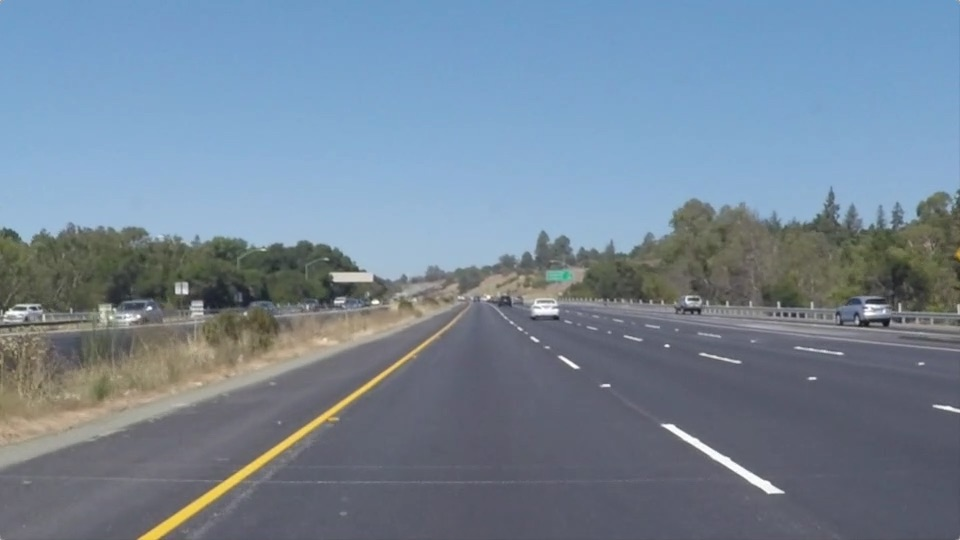
#> input picture solidYellowLeft.jpg, 960 x 540 px, found by its file name
$ jupyter execute solidYellowLeft.ipynb
#> lines starting #> are read from the running program, lines starting #| are printed output that depends on the picture; after the words box and inside, x2 and y2 are one past the last pixel; in counts of white or black regions, pixels touching at a corner belong together
[cell 1]
# Do relevant imports

import matplotlib.pyplot as plt
import matplotlib.image as mpimg
import numpy as np
import cv2

[cell 2]
# Read in and grayscale the image

image = mpimg.imread('C:/Users/Lenovo/Desktop/Nanodegree/solidYellowLeft.jpg')
#> image is the input picture: shape (540, 960, 3); mean R, G, B 116.5, 133.6, 150.8
gray = cv2.cvtColor(image,cv2.COLOR_RGB2GRAY)
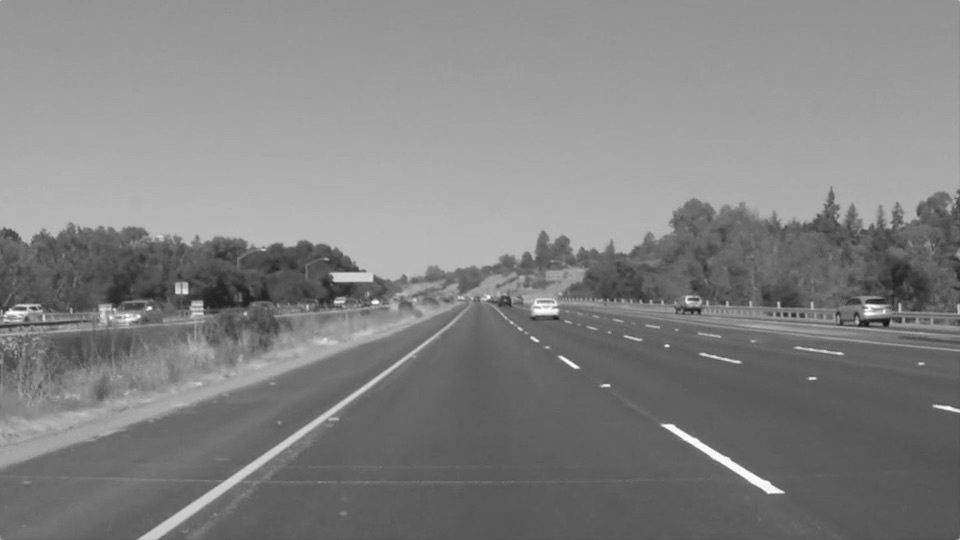
#> gray: shape (540, 960); min 19, max 255, mean 130.4

[cell 3]
# Define a kernel size and apply Gaussian smoothing

kernel_size = 3
blur_gray = cv2.GaussianBlur(gray,(kernel_size, kernel_size),0)

[cell 4]
# Define our parameters for Canny and apply

low_threshold = 50
high_threshold = 150
edges = cv2.Canny(blur_gray, low_threshold, high_threshold)
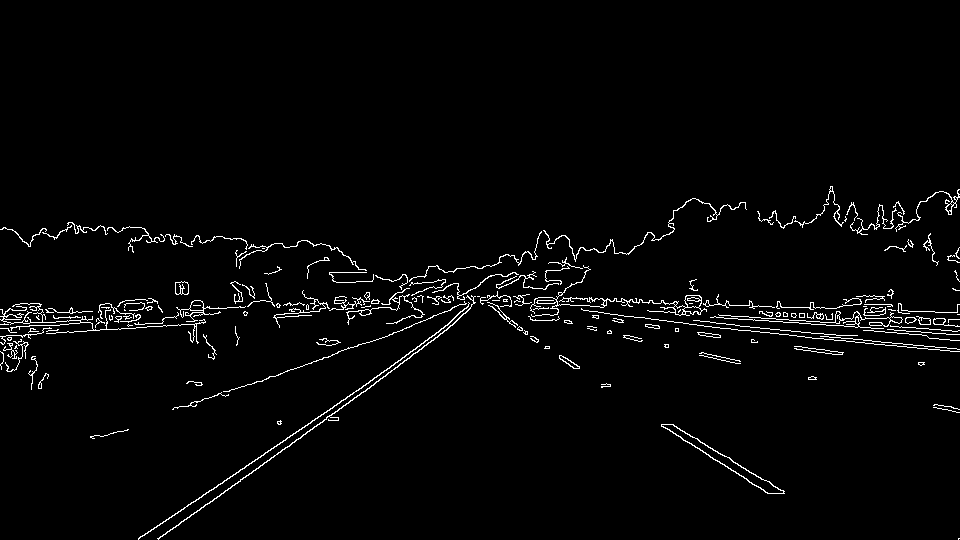
#> edges: shape (540, 960); 2.4% white in thin lines or dots, all inside (x1, y1, x2, y2) = (0, 186, 960, 540)

[cell 5]
# Next we'll create a masked edges image using cv2.fillPoly()

mask = np.zeros_like(edges)
ignore_mask_color = 255

[cell 6]
# This time we are defining a four sided polygon to mask

imshape = image.shape
#> imshape = (540, 960, 3)
vertices = np.array([[(0,imshape[0]),(450, 320), (500, 300), (imshape[1],imshape[0])]], dtype=np.int32)
cv2.fillPoly(mask, vertices, ignore_mask_color)
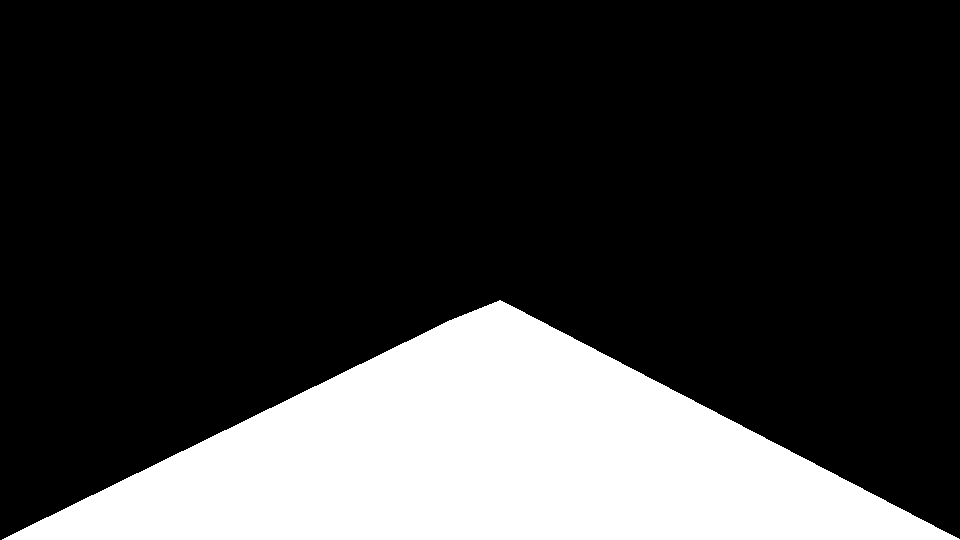
#> mask: shape (540, 960); 22.4% white; 1 white region, box (x1, y1, x2, y2) and area: (2, 300, 960, 540) 116314
masked_edges = cv2.bitwise_and(edges, mask)
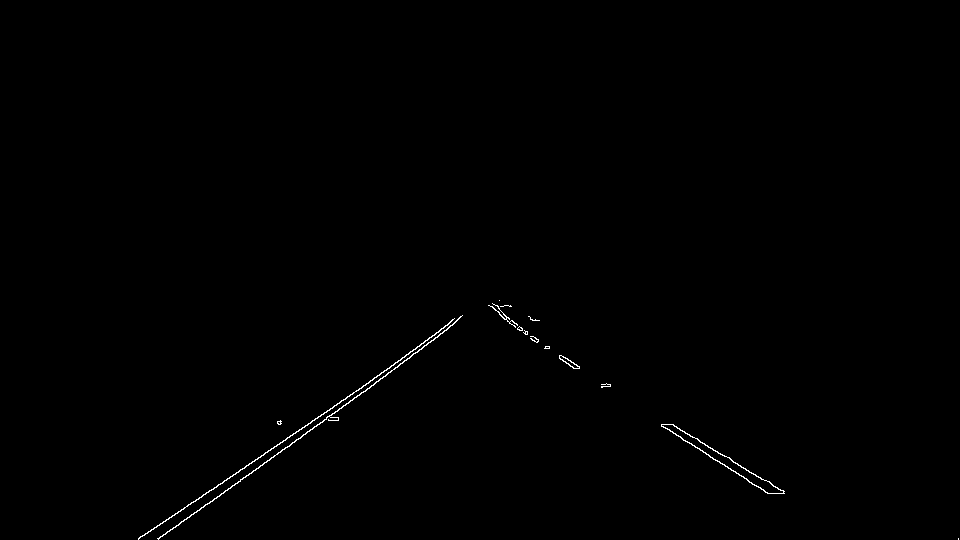
#> masked_edges: shape (540, 960); 0.34% white in thin lines or dots, all inside (x1, y1, x2, y2) = (138, 300, 959, 540)

[cell 7]
# Define the Hough transform parameters
# Make a blank the same size as our image to draw on
rho = 1
threshold = 50
theta = np.pi/180
min_line_length = 30
max_line_gap = 70
line_image = np.copy(image)*0 #creating a blank to draw lines on
#> line_image: shape (540, 960, 3); every value is 0

[cell 8]
# Run Hough on edge detected image
lines = cv2.HoughLinesP(masked_edges, rho, theta, threshold, np.array([]),
                            min_line_length, max_line_gap)
#> lines = [[138, 539, 437, 337], [138, 538, 447, 329], [196, 512, 422, 348], [544, 348, 767, 493], [502, 317, 783, 493], [530, 338, 769, 493], [158, 539, 452, 325], [697, 438, 783, 492], [491, 306, 685, 441], [334, 405, 446, 329]]

[cell 9]
# Iterate over the output "lines" and draw lines on the blank
for line in lines:
    for x1,y1,x2,y2 in line:
        cv2.line(line_image,(x1,y1),(x2,y2),(255,0,0),10)
#> this loop made 10 passes
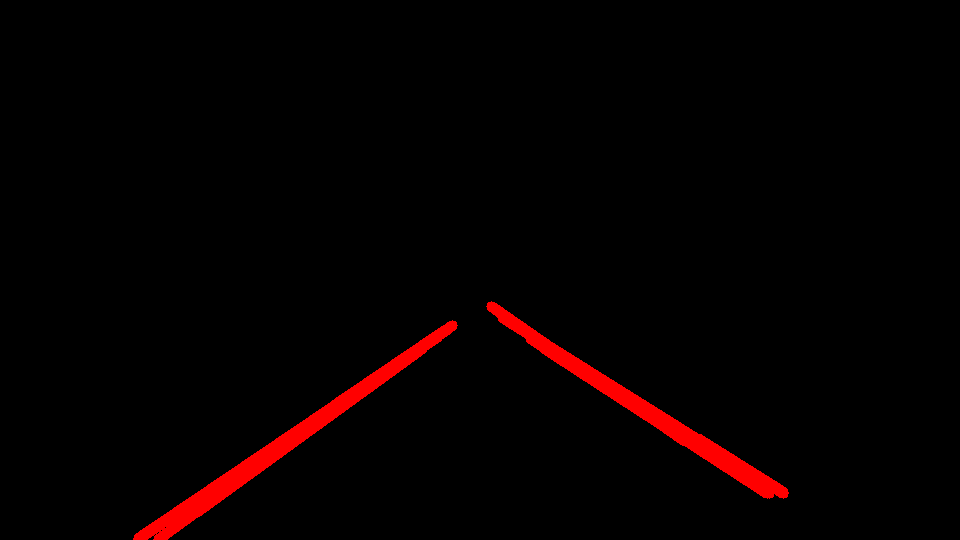
#> line_image: shape (540, 960, 3); mean R, G, B 6.1, 0, 0

[cell 10]
# Create a "color" binary image to combine with line image
color_edges = np.dstack((edges, edges, edges))

[cell 11]
# Draw the lines on the edge image
combo = cv2.addWeighted(color_edges, 0.8, line_image, 1, 0)
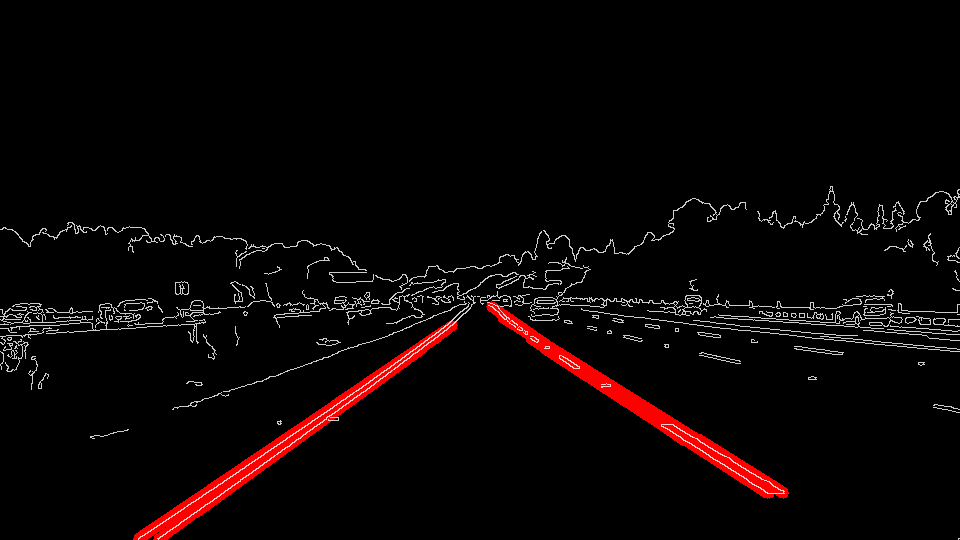
#> combo: shape (540, 960, 3); mean of channels 0, 1, 2 10.3, 4.8, 4.8; drawn as R, G, B
plt.imshow(combo)

$ run again, with solidWhiteCurve.jpg copied over solidYellowLeft.jpg
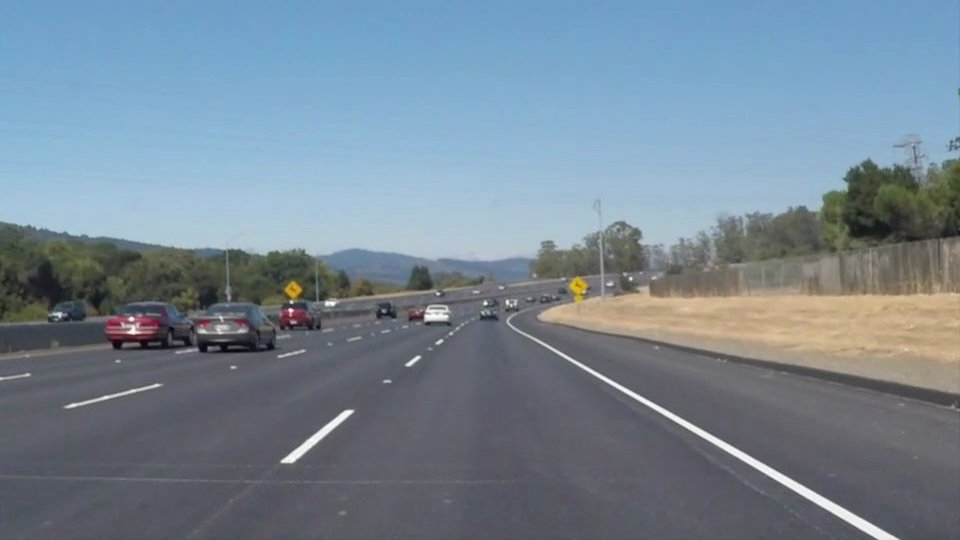
#> input picture solidWhiteCurve.jpg, 960 x 540 px, found by its file name
#> image is the input picture: shape (540, 960, 3); mean R, G, B 118.5, 134.5, 148.1
#> edges: shape (540, 960); 2.1% white in thin lines or dots, all inside (x1, y1, x2, y2) = (0, 88, 960, 540)
#> mask: shape (540, 960); 22.4% white; 1 white region, box (x1, y1, x2, y2) and area: (2, 300, 960, 540) 116314
#> masked_edges: shape (540, 960); 0.34% white in thin lines or dots, all inside (x1, y1, x2, y2) = (280, 301, 899, 540)
#> lines = [[483, 311, 877, 538], [484, 309, 898, 539], [651, 401, 895, 536], [292, 462, 439, 339], [293, 450, 498, 301], [490, 314, 793, 489], [281, 459, 465, 320]]
#> the loop `for line in lines:` made 7 passes
#> after the loop `for line in lines:`:
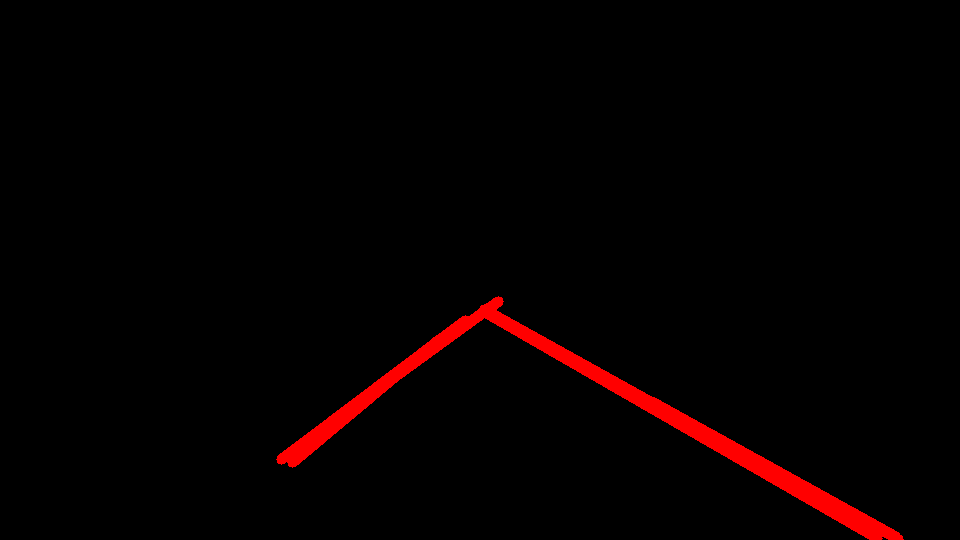
#> line_image: shape (540, 960, 3); mean R, G, B 5.8, 0, 0
#> `combo = cv2.addWeighted(color_edges, 0.8, line_image, 1, 0)`:
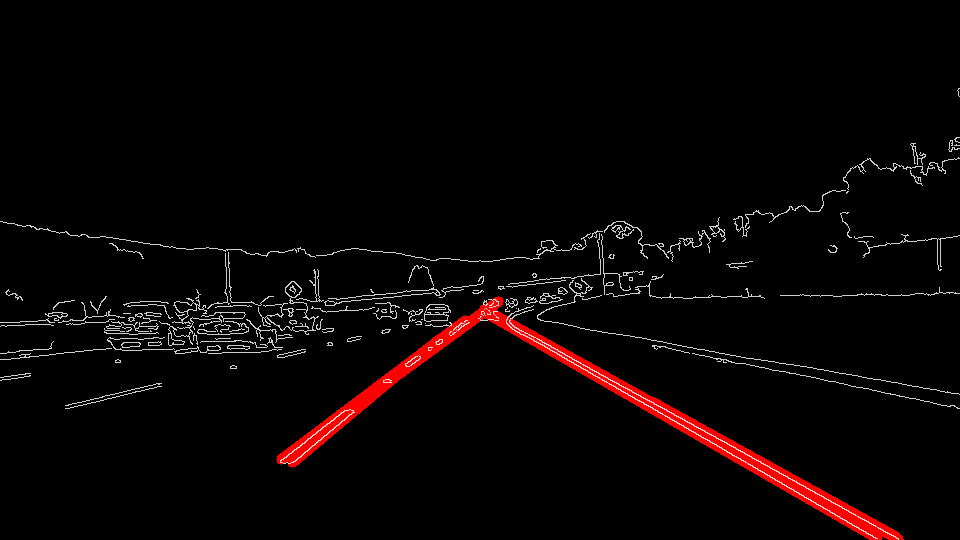
#> combo: shape (540, 960, 3); mean of channels 0, 1, 2 9.4, 4.2, 4.2; drawn as R, G, B

$ run again, with solidWhiteRight.jpg copied over solidYellowLeft.jpg
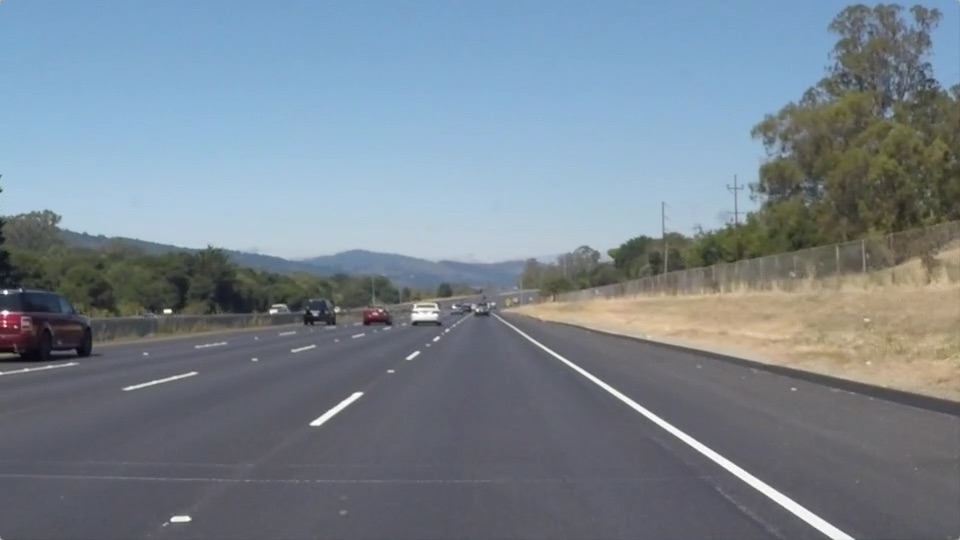
#> input picture solidWhiteRight.jpg, 960 x 540 px, found by its file name
#> image is the input picture: shape (540, 960, 3); mean R, G, B 120.3, 132.6, 143.7
#> edges: shape (540, 960); 2% white in thin lines or dots
#> mask: shape (540, 960); 22.4% white; 1 white region, box (x1, y1, x2, y2) and area: (2, 300, 960, 540) 116314
#> masked_edges: shape (540, 960); 0.33% white in thin lines or dots, all inside (x1, y1, x2, y2) = (162, 302, 959, 540)
#> lines = [[488, 310, 854, 538], [482, 308, 829, 524], [483, 311, 831, 537], [486, 311, 626, 402], [310, 424, 469, 312], [482, 307, 854, 539], [319, 425, 478, 309]]
#> the loop `for line in lines:` made 7 passes
#> after the loop `for line in lines:`:
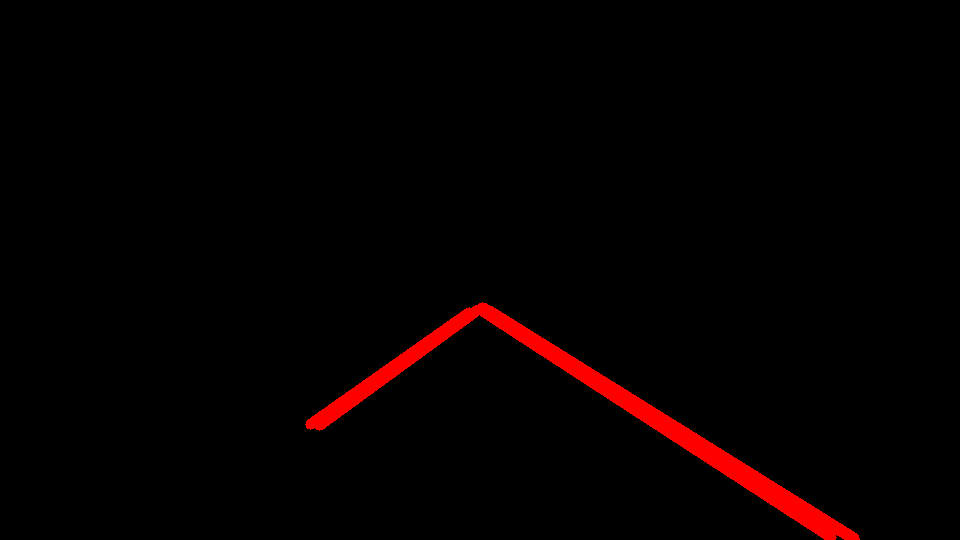
#> line_image: shape (540, 960, 3); mean R, G, B 5.5, 0, 0
#> color_edges: shape (540, 960, 3); 2% white in thin lines or dots
#> `combo = cv2.addWeighted(color_edges, 0.8, line_image, 1, 0)`:
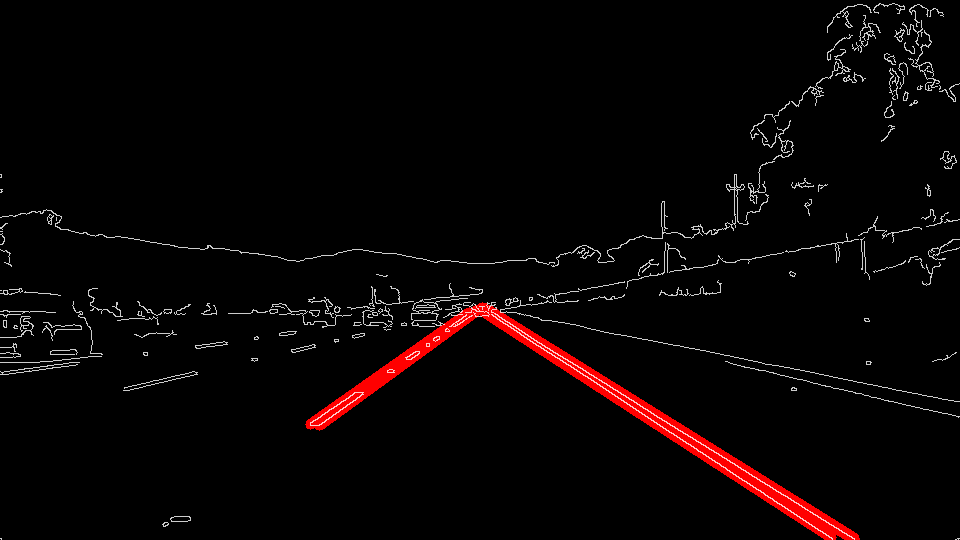
#> combo: shape (540, 960, 3); mean of channels 0, 1, 2 9, 4.1, 4.1; drawn as R, G, B

$ run again, with solidYellowCurve.jpg copied over solidYellowLeft.jpg
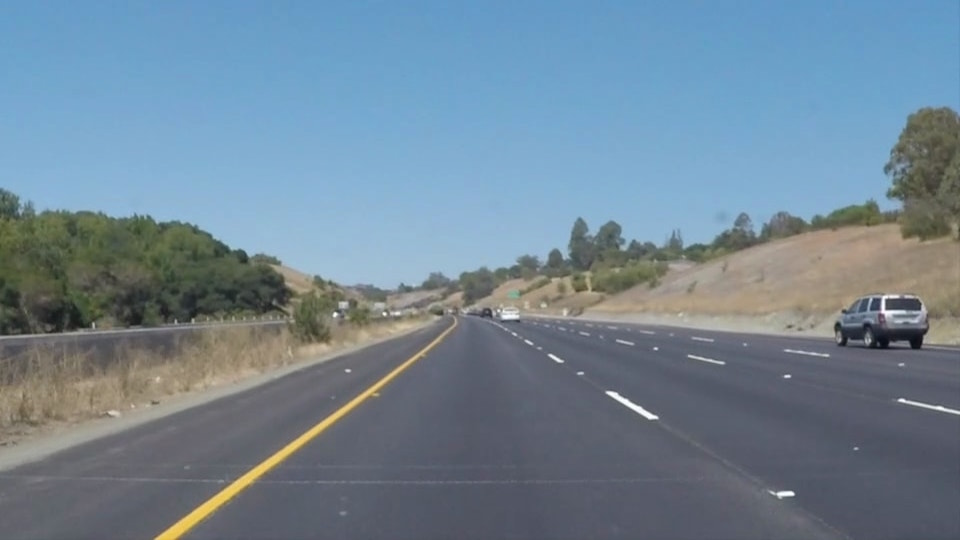
#> input picture solidYellowCurve.jpg, 960 x 540 px, found by its file name
#> image is the input picture: shape (540, 960, 3); mean R, G, B 113, 133.4, 149
#> edges: shape (540, 960); 1.9% white in thin lines or dots, all inside (x1, y1, x2, y2) = (0, 106, 960, 540)
#> mask: shape (540, 960); 22.4% white; 1 white region, box (x1, y1, x2, y2) and area: (2, 300, 960, 540) 116314
#> masked_edges: shape (540, 960); 0.32% white in thin lines or dots, all inside (x1, y1, x2, y2) = (154, 303, 795, 540)
#> lines = [[154, 538, 483, 308], [175, 539, 443, 337], [155, 538, 484, 308], [281, 460, 439, 341], [175, 538, 299, 445], [176, 522, 266, 459], [477, 309, 652, 414], [497, 325, 649, 419], [485, 316, 650, 419]]
#> the loop `for line in lines:` made 9 passes
#> after the loop `for line in lines:`:
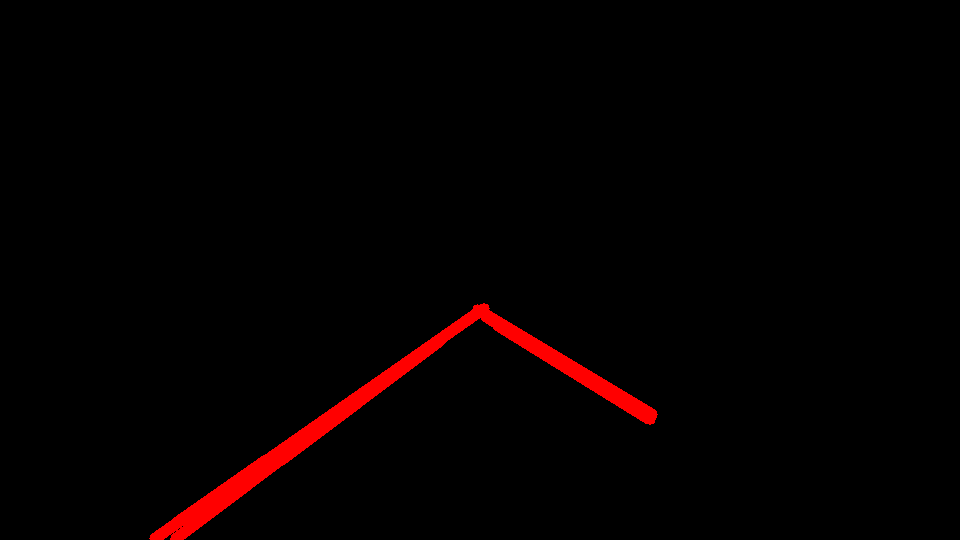
#> line_image: shape (540, 960, 3); mean R, G, B 5, 0, 0
#> `combo = cv2.addWeighted(color_edges, 0.8, line_image, 1, 0)`:
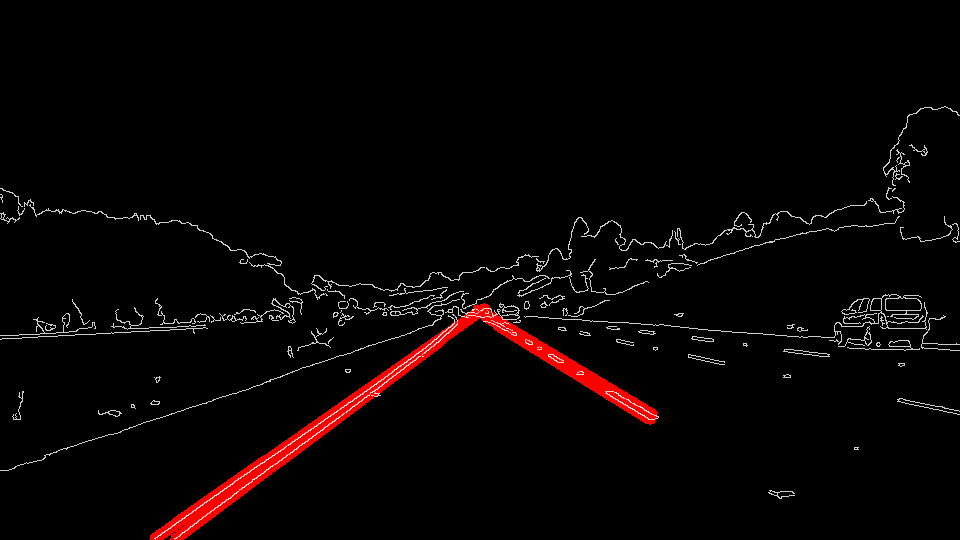
#> combo: shape (540, 960, 3); mean of channels 0, 1, 2 8.2, 3.8, 3.8; drawn as R, G, B
